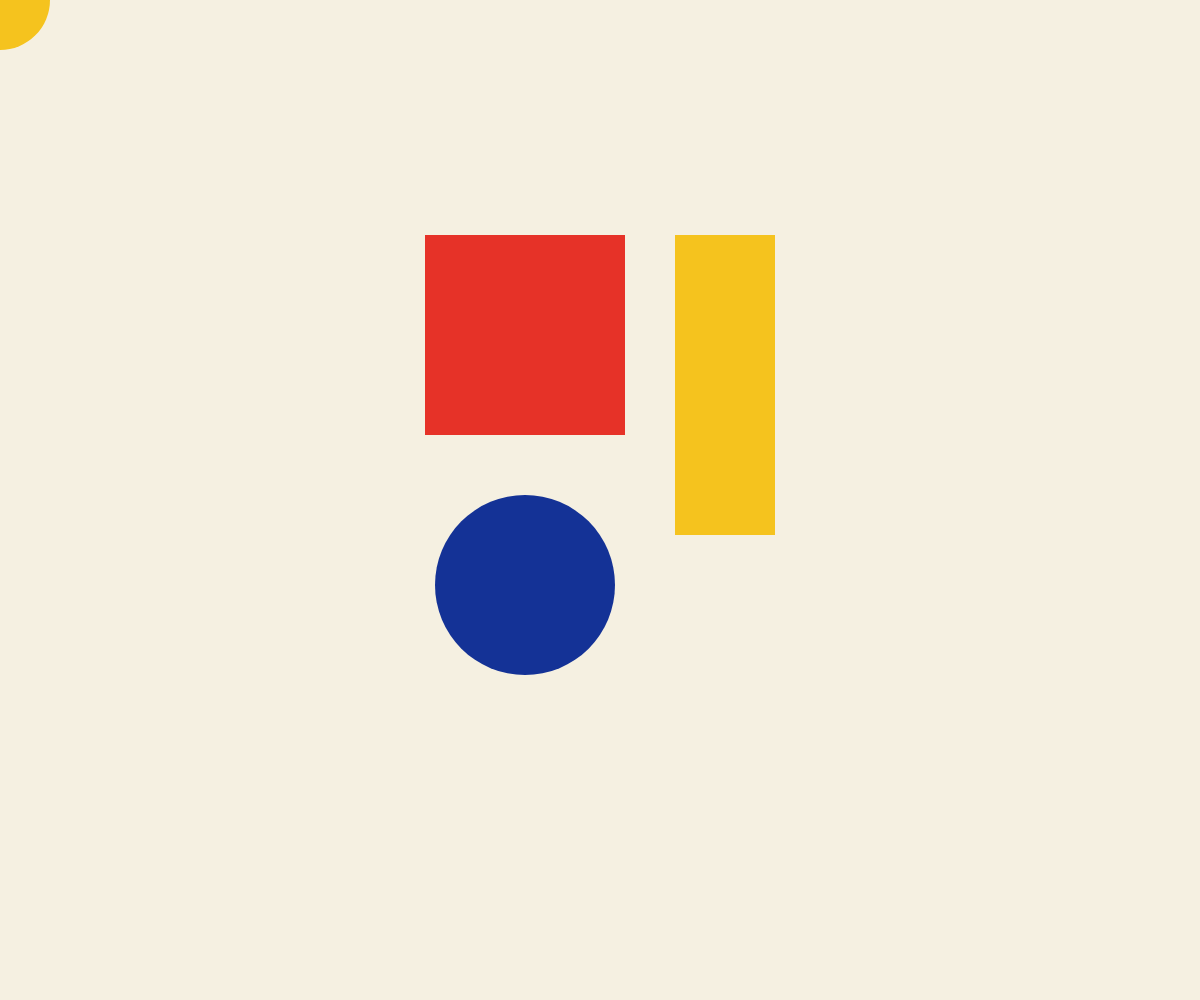
Frame 1 (no input)
Frame 60 (no input): identical to frame 1, image omitted
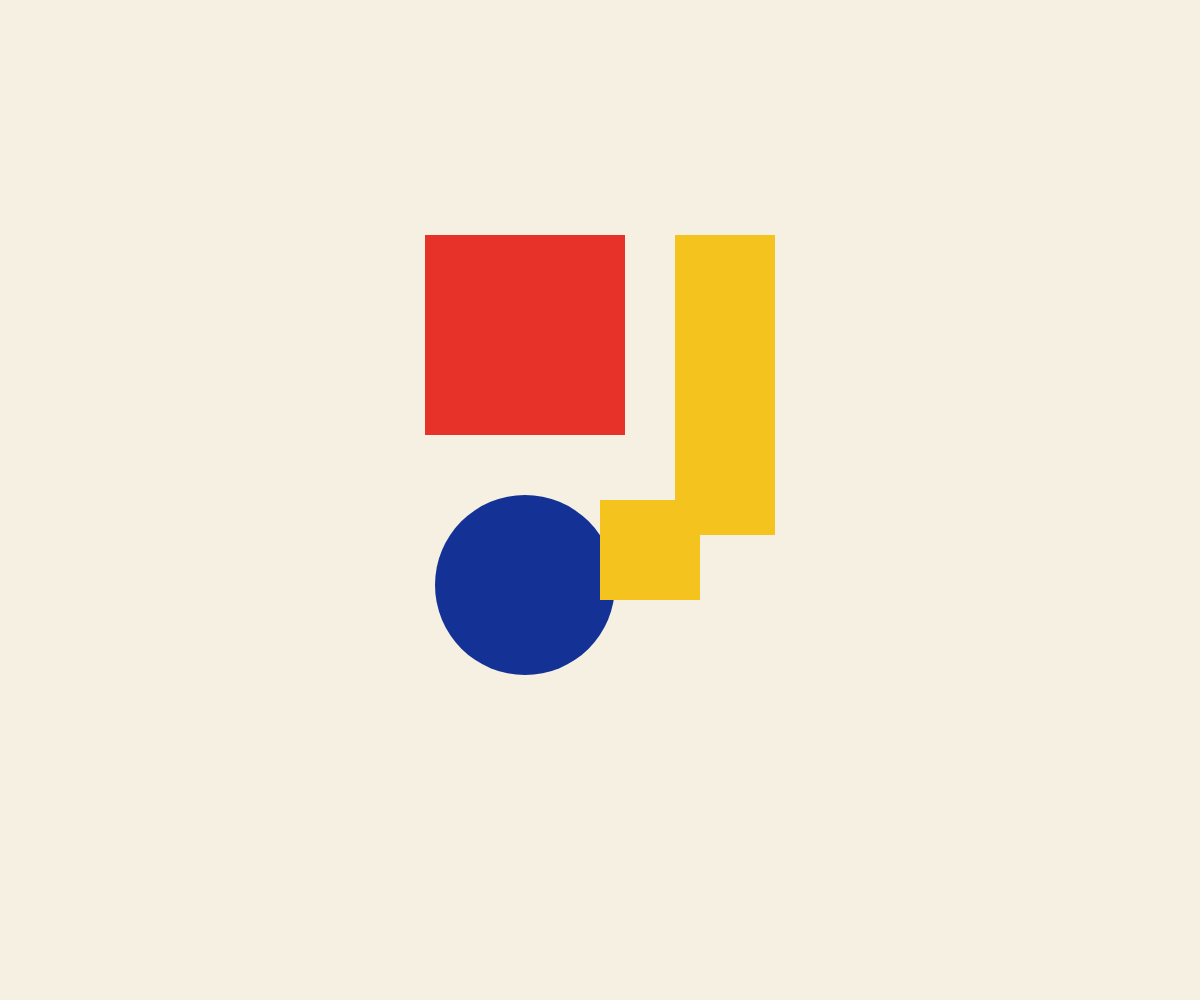
Frame 120 (the mouse pressed at the canvas centre since frame 60)

The p5.js sketch that drew these frames (run headless with seeded random() and noise() and a simulated clock; from frame 60 on, the mouse is pressed at the canvas centre):

// p5.js sketch
// ── sketch.js
function setup() {
  createCanvas(windowWidth, windowHeight);
}

function draw() {
  background(245, 240, 225);
  noStroke();

push();
//push é usado para salvar o estado atual da transformação, ou seja, ajuda a manter somente as formas centradas.
  
translate(width / 2 - 275, height / 2 - 365);
  //translate é usado para mover o ponto de origem do conjunto de coordenadas.
   
  fill(230, 50, 40);
    rect(100, 100, 200, 200);

    fill(245, 195, 30);
    rect(350, 100, 100, 300);

    fill(20, 50, 150);
    circle(200, 450, 180);
    pop();
    //pop é usado para restaurar o estado anterior da transformação, ou seja, desfaz a translação aplicada anteriormente.

  if (mouseX > width / 2) {
    fill(230, 50, 40);
  } else {
    fill(245, 195, 30);
  }

  let tamanho;

  if (mouseY > height / 2) {
    tamanho = 200;
  } else {
    tamanho = 100;
  }
  if (mouseIsPressed) {
    rect(mouseX, mouseY, tamanho, tamanho);
  } else {
    circle(mouseX, mouseY, tamanho);
    //se pressionar vira um quadrado se não continua um circulo.
  }

}

function windowResized() {
  resizeCanvas(windowWidth, windowHeight);
  // Ajusta automaticamente a tela ao tamanho da janela, mantendo a composição centrada.
}
